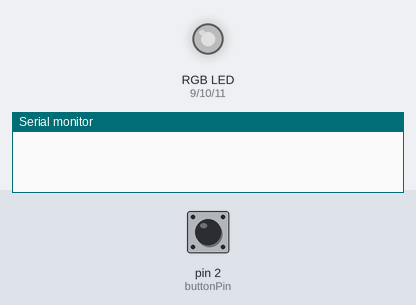
The sketch below on a simulated Arduino Uno, built with avr-gcc and run on an emulated ATmega328P. On the bench: an RGB LED mixed from three pins (HIGH = lit), the last lines printed to the serial monitor. Dashed ring = blinking. Inputs (shaded band) come from the test bench; at power-on: pin 2 (buttonPin) HIGH. Dim RGB values are drawn brighter than linear.

Above: at 1.23 s.
1.3 s: pin 2 (buttonPin) pulled LOW for 0.15 s
At 1.49 s:
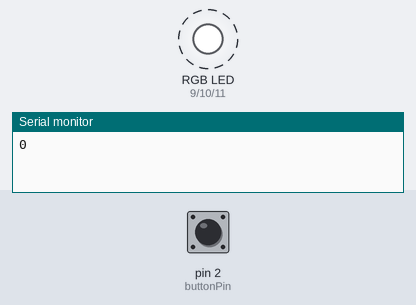
At 2.8 s:
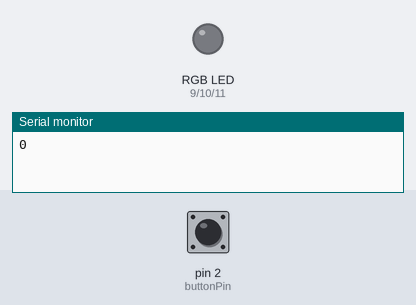
Timing chart, 0 to 4.3 s (numbered marks = the images above; inputs shaded):
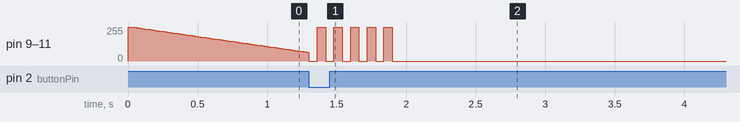

Measured:
- by itself, pin 9 (pinR), pin 10 (pinG), pin 11 (pinB): alternates 255/255 for 0.06 s and 0/255 for 0.06 s, 11 changes in all, then stays 0/255

The sketch:

RGB_STRIP.ino
```cpp
/*
  RGB LED Strip Control via L298N Motor Driver

  WIRING INSTRUCTIONS:
  1. Power: Connect your 12V Power Supply to the L298N "12V" terminal.
     Connect the L298N "GND" to the Power Supply GND AND the Arduino GND.
  2. RGB Strip (Assuming standard Common Anode 12V strip):
     - Strip 12V (or +) -> Connect directly to 12V power supply.
     - Strip Red (R)    -> L298N OUT1
     - Strip Green (G)  -> L298N OUT2
     - Strip Blue (B)   -> L298N OUT3
  3. L298N Control Pins:
     - ENA & ENB jumpers -> LEAVE THEM ON (keeps channels enabled).
     - IN1 -> Arduino Pin 9 (PWM)
     - IN2 -> Arduino Pin 10 (PWM)
     - IN3 -> Arduino Pin 11 (PWM)
  4. Button:
     - Connect one leg of the button to Arduino Pin 2.
     - Connect the other leg of the button to Arduino GND.
*/

// --- Configuration ---
const int buttonPin = 2; // Button pin
const int pinR = 9;      // L298N IN1
const int pinG = 10;     // L298N IN2
const int pinB = 11;     // L298N IN3

// Change to false if your RGB strip shares a Common Cathode (Ground) instead of 12V
const bool isCommonAnode = true;

// Base color for the IDLE "glow" (0-255) - Currently set to White
const int idleColorR = 255;
const int idleColorG = 255;
const int idleColorB = 255;

// Base color for the ACTIVE state (Flicker and 10s hold) - Currently set to White
const int activeColorR = 255;
const int activeColorG = 255;
const int activeColorB = 255;

// --- State Variables ---
unsigned long previousMillis = 0;
int lastButtonState = HIGH;
int brightness = 0;
int fadeAmount = 3;       // How fast it breathes (higher = faster)
const int glowSpeed = 20; // Delay between brightness steps in ms

void setup() {
  // Setup pins
  Serial.begin(9600);
  pinMode(buttonPin, INPUT_PULLUP); // Uses internal pull-up resistor
  pinMode(pinR, OUTPUT);
  pinMode(pinG, OUTPUT);
  pinMode(pinB, OUTPUT);

  // Initialize LEDs to off
  setColor(0, 0, 0);
}

void loop() {
  // Check if button is pressed (LOW because of INPUT_PULLUP)
  int sensorVal = digitalRead(buttonPin);

  // Only print if state has changed (prevents Serial flooding)
  if (sensorVal != lastButtonState) {
    Serial.println(sensorVal);
    lastButtonState = sensorVal;
  }

  if (sensorVal == LOW) {
    // --- 1. Flicker fast 5 times ---
    for (int i = 0; i < 5; i++) {
      setColor(activeColorR, activeColorG, activeColorB); // ON
      delay(60);
      setColor(0, 0, 0);                                  // OFF
      delay(60);
    }

    // --- 2. Stay on for 10 seconds ---
    setColor(activeColorR, activeColorG, activeColorB);
    delay(10000);

    // --- 3. Clean up and prevent immediate re-triggering ---
    setColor(0, 0, 0); // Turn off briefly before resuming glow

    // Wait until the user actually releases the button
    while(digitalRead(buttonPin) == LOW) {
      delay(10);
    }

    // Reset glow variables so it starts breathing from 0 smoothly
    brightness = 0;
    fadeAmount = abs(fadeAmount);
    delay(100);
  }
  else {
    // --- IDLE STATE: Breathing Glow Effect ---
    // Using millis() instead of delay() so the Arduino can still instantly read the button
    unsigned long currentMillis = millis();

    if (currentMillis - previousMillis >= glowSpeed) {
      previousMillis = currentMillis;

      // Calculate the scaled RGB values based on current brightness
      int r = (idleColorR * brightness) / 255;
      int g = (idleColorG * brightness) / 255;
      int b = (idleColorB * brightness) / 255;

      setColor(r, g, b);

      // Increment/Decrement brightness for the next loop
      brightness = brightness + fadeAmount;

      // Reverse the direction of the fading at the ends
      if (brightness <= 0 || brightness >= 255) {
        fadeAmount = -fadeAmount;
        // Keep it bounded
        brightness = constrain(brightness, 0, 255);
      }
    }
  }
}

// Helper function to set the color, handling standard L298N logic
void setColor(int r, int g, int b) {
  if (isCommonAnode) {
    // For common anode, 255 on an IN pin = 12V on OUT pin = LED OFF (0 potential difference)
    // 0 on an IN pin = GND on OUT pin = LED ON (12V potential difference)
    analogWrite(pinR, 255 - r);
    analogWrite(pinG, 255 - g);
    analogWrite(pinB, 255 - b);
  } else {
    // Standard direct logic
    analogWrite(pinR, r);
    analogWrite(pinG, g);
    analogWrite(pinB, b);
  }
}
```
